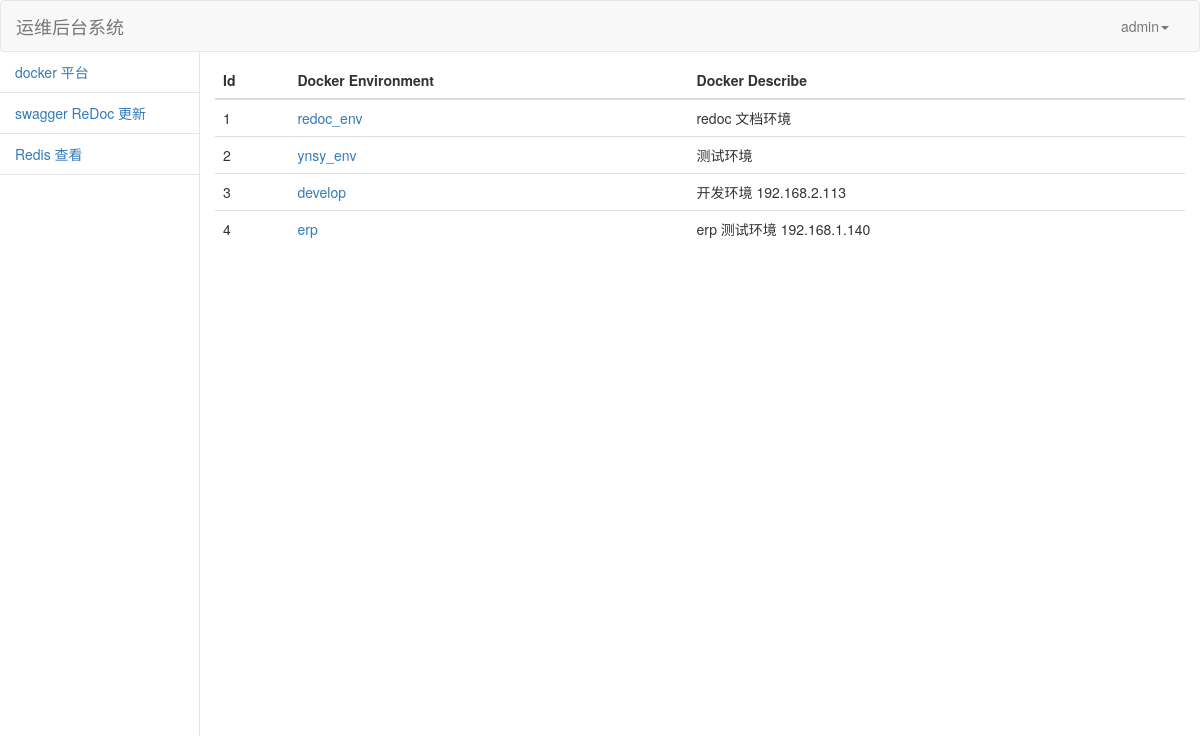
Page /index/ (signed in) on the committed database.
### config/models.py (models this page shows, shortened)
class Dockerenv(models.Model):
    envname = models.CharField(max_length=100,default="environment name")
    envdescribe = models.TextField(default="environment describe")

### index/views.py (the view)
# urls.py: path('',include('index.urls')),
@login_required
def index(request):
    env_status = [value for value in Dockerenv.objects.values_list("envname","envdescribe","id").all()]
    return render(request,'index.html',{"env_status":env_status})

### templates/index.html (shortened to what this page needs)
{% extends 'base.html' %}
{% block body %}
<table class="table table-bordered;table table-hover" style="margin-top: 10px">
    <thead>
        <tr>
            <th>Id</th>
            <th>Docker Environment</th>
            <th>Docker Describe</th>
        </tr>
    </thead>
    <tbody>
        {% for vlaue in env_status %}
            <tr>
                <td>id</td>
                <td><a href="/env/?id={{ vlaue.2 }}">{{ vlaue.0 }}</a></td>
                <td>{{ vlaue.1 }}</td>
            </tr>
        {% endfor %}
    </tbody>
</table>
{% endblock %}

### templates/base.html (shortened to what this page needs)
<!DOCTYPE html>
<html lang="zh-CN"><head><meta http-equiv="Content-Type" content="text/html; charset=UTF-8">
    <link href="/static/css/bootstrap.min.css" rel="stylesheet">
    <link href="/static/css/base.css" rel="stylesheet">
</head>
<body>
<nav style="margin-bottom: auto" class="navbar navbar-default">
  <div class="container-fluid">
    <div class="navbar-header">
      <a class="navbar-brand" href="{% url 'index' %}">运维后台系统</a>
    </div>
    <div class="collapse navbar-collapse" id="bs-example-navbar-collapse-1">
      <ul class="nav navbar-nav navbar-right">
        <li class="dropdown">
          <a href="#" class="dropdown-toggle" data-toggle="dropdown" role="button" aria-haspopup="true" aria-expanded="false">{{ user }}<span class="caret"></span></a>
        </li>
      </ul>
    </div>
  </div>
</nav>
<div class="container-fluid">
    <div class="row">
        <div class="col-md-2" style="padding: 0;position: absolute;float:left;height:90%;border-right:1px solid #e5e5e5;">
            <ul class="nav">
                <li>
                    <a style="border-bottom:1px solid #e5e5e5;" href="{% url 'index' %}">docker 平台</a>
                </li>
                <li>
                    <a style="border-bottom:1px solid #e5e5e5;" href="{% url 'upload' %}">swagger ReDoc 更新</a>
                </li>
                <li>
                    <a style="border-bottom:1px solid #e5e5e5;" href="{% url 'redis_index' %}">Redis 查看</a>
                </li>
            </ul>
        </div>
        <div class="col-md-10" style="background: white;position: absolute;right:0;height: 82%">
            {% block body %}
            {% endblock %}
        </div>
    </div>
</div>
</body>

### rows in the picture
Dockerenv: envname "redoc_env", envdescribe "redoc 文档环境"
Dockerenv: envname "ynsy_env", envdescribe "测试环境"
Dockerenv: envname "develop", envdescribe "开发环境 192.168.2.113"
Dockerenv: envname "erp", envdescribe "erp 测试环境 192.168.1.140"

### other values in the picture
{{ user }} "admin"
